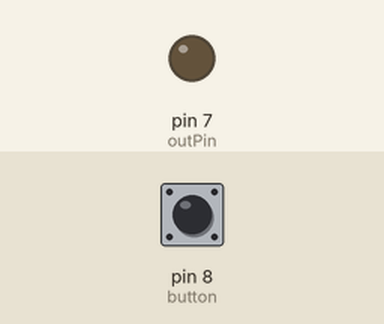
Recording of a sketch running on a simulated Arduino Uno, built with avr-gcc and run on an emulated ATmega328P. Shown: output pins drawn as LEDs (lit = HIGH). Inputs (shaded band) come from the test bench; at power-on: pin 8 (button) LOW.

Above: at 1.2 s.
1.3 s: pin 8 (button) pulled HIGH for 0.15 s
At 1.9 s:
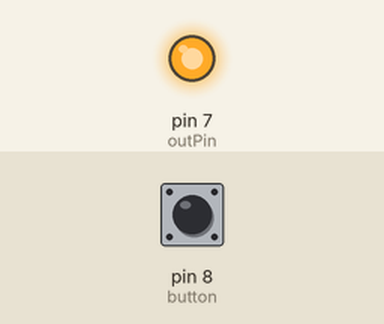
2.9 s: pin 8 (button) pulled HIGH for 1 s
At 4.3 s:
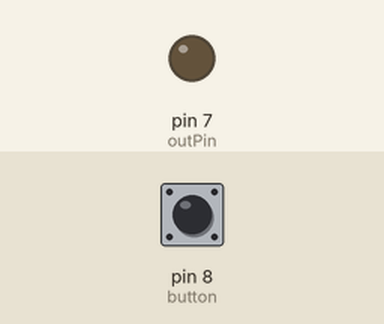
5.4 s: pin 8 (button) pulled HIGH for 3.2 s
At 6.2 s:
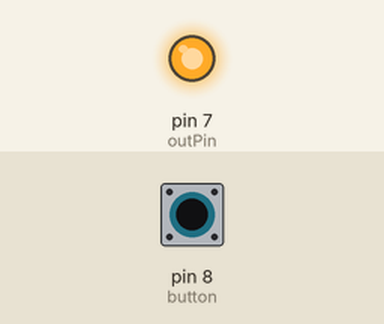
Timing chart, 0 to 8.4 s (numbered marks = the images above; inputs shaded):
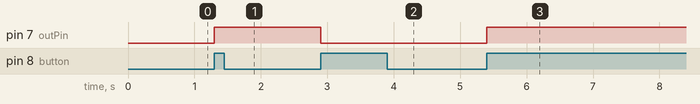

Measured:
- after the input at 1.3 s, pin 7 (outPin): LOW → HIGH at once
- after the input at 2.9 s, pin 7 (outPin): HIGH → LOW at once
- after the input at 5.4 s, pin 7 (outPin): LOW → HIGH at once

The sketch:

MainRoomController.ino
```cpp
#include <Button.h>
#include <RCSwitch.h>

Button button(8, 50);
RCSwitch mySwitch = RCSwitch();

long intime;
int outPin = 7;
int state = LOW;


void setup() {
  mySwitch.enableReceive(0);
  button.begin(INPUT);
  pinMode(outPin, OUTPUT);
  digitalWrite(outPin, state);
}

void loop() {
  if (button.pressed()) {
    Switch();
  }
  if (mySwitch.available())
  {
    int value = mySwitch.getReceivedValue();
    mySwitch.resetAvailable();
    if(value == 20928) Switch();
  }
}

void Switch()
{
  state = (state == HIGH) ? LOW : HIGH;
  digitalWrite(outPin, state);
}
```
